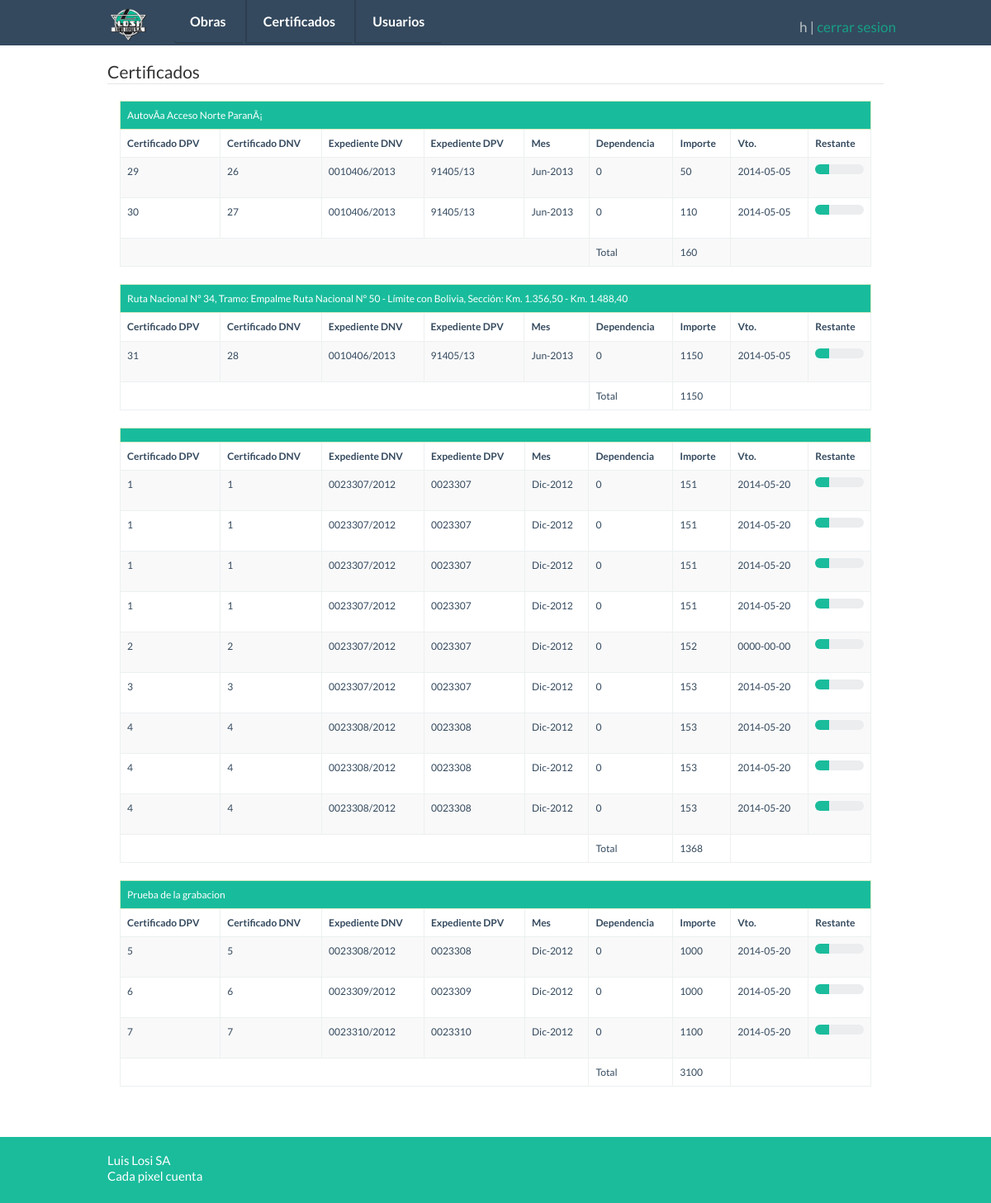
Screenshot of /listaCertificado/index.php (signed in) with the database file from the repository.
### tables this page shows
CREATE TABLE `obrasejecutadas` (
  `ID` int(11) NOT NULL AUTO_INCREMENT,
  `Seleccion` tinyint(1) NOT NULL DEFAULT '0',
  `denominacion` varchar(255) DEFAULT NULL,
  `enejec` tinyint(1) NOT NULL DEFAULT '0',
  `idcomitente` smallint(5) unsigned DEFAULT NULL,
  `tipoDeObra` varchar(255) DEFAULT NULL,
  `montoContractualOriginal` double DEFAULT NULL,
  `montoContractualFinal` double DEFAULT NULL,
  `fechaTerminacionOriginal` timestamp NOT NULL DEFAULT CURRENT_TIMESTAMP ON UPDATE CURRENT_TIMESTAMP,
  `FechaTerminacionFinal` timestamp NOT NULL DEFAULT '0000-00-00 00:00:00',
  `PlazoOriginal` varchar(15) DEFAULT NULL,
  `PlazoFinal` varchar(15) DEFAULT NULL,
  `idPersoneria` smallint(5) unsigned DEFAULT NULL,
  `participacion` float DEFAULT NULL,
  `ute` varchar(50) DEFAULT NULL,
  `observacion` varchar(255) DEFAULT NULL,
  `longitud` double unsigned DEFAULT NULL,
  `longitudMedida` smallint(5) unsigned DEFAULT NULL,
  `terraplenes` double unsigned DEFAULT NULL,
  `terraplenesMedida` smallint(5) unsigned DEFAULT NULL,
  `recubrimiento` double unsigned DEFAULT NULL,
  `recubrimientoMedida` smallint(5) unsigned DEFAULT NULL,
  `baseNoButuminosa` double unsigned DEFAULT NULL,
  `baseMedida` smallint(5) unsigned DEFAULT NULL,
  `banquinaRipio` double unsigned DEFAULT NULL,
  `banquinaRipioMedida` smallint(5) unsigned DEFAULT NULL,
  `tratamientoTriple` double unsigned DEFAULT NULL,
  `tratamientoTripleMedida` smallint(5) unsigned DEFAULT NULL,
  `Hormigones` double unsigned DEFAULT NULL,
  `HormigonesMedida` smallint(5) unsigned DEFAULT NULL,
  `reforestacion` double unsigned DEFAULT NULL,
  `reforestacionMedida` smallint(5) unsigned DEFAULT NULL,
  `certEjecucion` tinyint(1) NOT NULL DEFAULT '0',
  `rp` tinyint(1) NOT NULL DEFAULT '0',
  `rd` tinyint(1) NOT NULL DEFAULT '0',
  `ok` tinyint(1) NOT NULL DEFAULT '0',
  `fechaInicio` timestamp NOT NULL DEFAULT '0000-00-00 00:00:00',
  `fechaLicitacion` timestamp NOT NULL DEFAULT '0000-00-00 00:00:00',
  `fechaContrato` timestamp NOT NULL DEFAULT '0000-00-00 00:00:00',
  `fechaReplanteo` timestamp NOT NULL DEFAULT '0000-00-00 00:00:00',
  `financiada` varchar(50) DEFAULT NULL,
  `comentario` varchar(255) DEFAULT NULL,
  `fechaRP` timestamp NOT NULL DEFAULT '0000-00-00 00:00:00',
  `fechaRD` timestamp NOT NULL DEFAULT '0000-00-00 00:00:00',
  `kml` varchar(45) DEFAULT NULL,
  PRIMARY KEY (`ID`),
  KEY `FK_obrasejecutadas_Comitente` (`idcomitente`),
  KEY `FK_obrasejecutadas_2` (`idPersoneria`),
  KEY `FK_obrasejecutadas_3` (`longitudMedida`),
  KEY `FK_obrasejecutadas_4` (`banquinaRipioMedida`),
  KEY `FK_obrasejecutadas_5` (`HormigonesMedida`),
  KEY `FK_obrasejecutadas_6` (`tratamientoTripleMedida`),
  KEY `FK_obrasejecutadas_7` (`terraplenesMedida`),
  KEY `FK_obrasejecutadas_8` (`recubrimientoMedida`),
  KEY `FK_obrasejecutadas_9` (`baseMedida`),
  KEY `FK_obrasejecutadas_10` (`reforestacionMedida`),
  CONSTRAINT `FK_obrasejecutadas_10` FOREIGN KEY (`reforestacionMedida`) REFERENCES `medida` (`idMedida`),
  CONSTRAINT `FK_obrasejecutadas_2` FOREIGN KEY (`idPersoneria`) REFERENCES `personeria` (`id`),
  CONSTRAINT `FK_obrasejecutadas_3` FOREIGN KEY (`longitudMedida`) REFERENCES `medida` (`idMedida`),
  CONSTRAINT `FK_obrasejecutadas_4` FOREIGN KEY (`banquinaRipioMedida`) REFERENCES `medida` (`idMedida`),
  CONSTRAINT `FK_obrasejecutadas_5` FOREIGN KEY (`HormigonesMedida`) REFERENCES `medida` (`idMedida`),
  CONSTRAINT `FK_obrasejecutadas_6` FOREIGN KEY (`tratamientoTripleMedida`) REFERENCES `medida` (`idMedida`),
  CONSTRAINT `FK_obrasejecutadas_7` FOREIGN KEY (`terraplenesMedida`) REFERENCES `medida` (`idMedida`),
  CONSTRAINT `FK_obrasejecutadas_8` FOREIGN KEY (`recubrimientoMedida`) REFERENCES `medida` (`idMedida`),
  CONSTRAINT `FK_obrasejecutadas_9` FOREIGN KEY (`baseMedida`) REFERENCES `medida` (`idMedida`),
  CONSTRAINT `FK_obrasejecutadas_Comitente` FOREIGN KEY (`idcomitente`) REFERENCES `comitente` (`id`)
);

CREATE TABLE `expediente` (
  `idexpediente` int(10) unsigned NOT NULL AUTO_INCREMENT,
  `idCertificacion` int(10) unsigned NOT NULL,
  `certDpv` varchar(25) DEFAULT NULL,
  `certDnv` varchar(25) DEFAULT NULL,
  `expDpv` varchar(15) DEFAULT NULL,
  `expDnv` varchar(15) DEFAULT NULL,
  `mes` varchar(30) DEFAULT NULL,
  `dependencia` smallint(5) DEFAULT NULL,
  `comentario` varchar(100) DEFAULT NULL,
  `importe` float DEFAULT NULL,
  `vencimiento` date DEFAULT NULL,
  `cedido` varchar(100) DEFAULT NULL,
  `finalizado` char(1) DEFAULT 'N',
  PRIMARY KEY (`idexpediente`),
  KEY `FK_expediente_1` (`idCertificacion`),
  CONSTRAINT `FK_expediente_1` FOREIGN KEY (`idCertificacion`) REFERENCES `certificacion` (`id`) ON DELETE CASCADE ON UPDATE CASCADE
);

### listaCertificado/index.php (the view, shortened to what the rows shown need)
<?php
require_once '../clases/ActiveRecord/ActiveRecordAbstractFactory.php';
$oMysql = ActiveRecordAbstractFactory::getActiveRecordFactory(ActiveRecordAbstractFactory::MYSQL);
$oMysql->conectar();
?>
<!DOCTYPE html>
<html>
    <head>
        <?php include_once "../includes/php/estilos.php"; ?>
    </head>
    <body>
        <?php
        $oMysqlExpediente = $oMysql->getExpedienteActiveRecord();
        $oExpedientes = $oMysqlExpediente->buscarIdCertificaciones();
        $lista = '';
        foreach ($oExpedientes as $expediente) {
            $lista .= $expediente->getIdCertificacion().',';
        }
        $lista = substr($lista, 0, strlen($lista)-1);
        $lista = explode(',', $lista);
        $oMysqlObra = $oMysql->getObrasEjecutadasActiveRecord();
        $oMysqlCertificacion = $oMysql->getCertificacionActiveRecord();
        include_once '../clases/ValueObject/CertificacionValueObject.php';
        $oCertificacion = new CertificacionValueObject();
        ?>
        <div class="container">
            <div class="form-group col-lg-12">
                <?php
                foreach($lista as $lista_){
                    $oCertificacion->setId($lista_);
                    $oCertificacion = $oMysqlCertificacion->buscar($oCertificacion);
                    $oObra = new ObrasEjecutadasValueObject();
                    $oObra->setID($oCertificacion->getIdObra());
                    $oObra = $oMysqlObra->buscar($oObra);
                    ?>
                    <table class="table table-striped table-bordered table-hover">
                        <tr>
                            <td colspan="10" class="success"><?php echo utf8_encode($oObra->getDenominacion()); ?></td>
                        </tr>
                        <tr>
                            <th>Certificado DPV</th>
                            <th>Certificado DNV</th>
                            <th>Expediente DNV</th>
                            <th>Expediente DPV</th>
                            <th>Mes</th>
                            <th>Dependencia</th>
                            <th>Importe</th>
                            <th>Vto.</th>
                            <th>Restante</th>
                        </tr>
                        <?php
                        $oExpediente = new ExpedienteValueObject();
                        $oExpediente->setIdCertificacion($lista_);
                        $oExpediente = $oMysqlExpediente->buscarPorCertificacion($oExpediente);
                        $total = 0;
                        foreach ($oExpediente as $expe) {
                            $oExpediente1 = new ExpedienteValueObject();
                            $oExpediente1->setIdexpediente($expe->getIdexpediente());
                            $oExpediente1 = $oMysqlExpediente->buscarPorExpediente($oExpediente1);
                            foreach ($oExpediente1 as $expediente) {
                                ?>
                        <tr ondblclick="javascript:window.location.href='../historiaCertificado/'+<?php echo $expediente->getIdexpediente(); ?>;">
                                    <td><?php echo $expediente->getCertDpv(); ?></td>
                                    <td><?php echo $expediente->getCertDnv(); ?></td>
                                    <td><?php echo $expediente->getExpDnv(); ?></td>
                                    <td><?php echo $expediente->getExpDpv(); ?></td>
                                    <td><?php echo $expediente->getMes(); ?></td>
                                    <td><?php echo $expediente->getDependencia(); ?></td>
                                    <td><?php echo $expediente->getImporte(); $total += $expediente->getImporte(); ?></td>
                                    <td><?php echo $expediente->getVencimiento(); ?></td>
                                    <td><div class="progress"><div class="progress-bar" style="width: <?php echo ((2*100)/7); ?>%;"></div></div>
                                    </td>
                                </tr>
                                <?php
                            }
                        }
                        ?>
                        <tr>
                            <td colspan="5"></td>
                            <td>Total</td>
                            <td><?php echo $total; ?></td>
                            <td colspan="2"></td>
                        </tr>
                    </table>
                    <?php
                }
                ?>
            </div>
        </div>
    </body>
</html>

### rows the page displays
obrasejecutadas: denominacion "AutovÃ­a Acceso Norte ParanÃ¡", total "160"
expediente: certDpv "29", certDnv "26", expDnv "0010406/2013", expDpv "91405/13", mes "Jun-2013", dependencia "0", importe "50", vencimiento "2014-05-05"
expediente: certDpv "30", certDnv "27", expDnv "0010406/2013", expDpv "91405/13", mes "Jun-2013", dependencia "0", importe "110", vencimiento "2014-05-05"
obrasejecutadas: denominacion "Ruta Nacional N° 34, Tramo: Empalme Ruta Nacional N° 50 - Límite con Bolivia, Sección: Km. 1.356,50 - Km. 1.488,40", total "1150"
expediente: certDpv "31", certDnv "28", expDnv "0010406/2013", expDpv "91405/13", mes "Jun-2013", dependencia "0", importe "1150", vencimiento "2014-05-05"
obrasejecutadas: total "1368"
expediente: certDpv "1", certDnv "1", expDnv "0023307/2012", expDpv "0023307", mes "Dic-2012", dependencia "0", importe "151", vencimiento "2014-05-20"
expediente: certDpv "1", certDnv "1", expDnv "0023307/2012", expDpv "0023307", mes "Dic-2012", dependencia "0", importe "151", vencimiento "2014-05-20"
expediente: certDpv "1", certDnv "1", expDnv "0023307/2012", expDpv "0023307", mes "Dic-2012", dependencia "0", importe "151", vencimiento "2014-05-20"
expediente: certDpv "1", certDnv "1", expDnv "0023307/2012", expDpv "0023307", mes "Dic-2012", dependencia "0", importe "151", vencimiento "2014-05-20"
expediente: certDpv "2", certDnv "2", expDnv "0023307/2012", expDpv "0023307", mes "Dic-2012", dependencia "0", importe "152", vencimiento "0000-00-00"
expediente: certDpv "3", certDnv "3", expDnv "0023307/2012", expDpv "0023307", mes "Dic-2012", dependencia "0", importe "153", vencimiento "2014-05-20"
expediente: certDpv "4", certDnv "4", expDnv "0023308/2012", expDpv "0023308", mes "Dic-2012", dependencia "0", importe "153", vencimiento "2014-05-20"
expediente: certDpv "4", certDnv "4", expDnv "0023308/2012", expDpv "0023308", mes "Dic-2012", dependencia "0", importe "153", vencimiento "2014-05-20"
expediente: certDpv "4", certDnv "4", expDnv "0023308/2012", expDpv "0023308", mes "Dic-2012", dependencia "0", importe "153", vencimiento "2014-05-20"
obrasejecutadas: denominacion "Prueba de la grabacion", total "3100"
expediente: certDpv "5", certDnv "5", expDnv "0023308/2012", expDpv "0023308", mes "Dic-2012", dependencia "0", importe "1000", vencimiento "2014-05-20"
expediente: certDpv "6", certDnv "6", expDnv "0023309/2012", expDpv "0023309", mes "Dic-2012", dependencia "0", importe "1000", vencimiento "2014-05-20"
expediente: certDpv "7", certDnv "7", expDnv "0023310/2012", expDpv "0023310", mes "Dic-2012", dependencia "0", importe "1100", vencimiento "2014-05-20"

### other values shown
$_SESSION['nombre'] "h"
